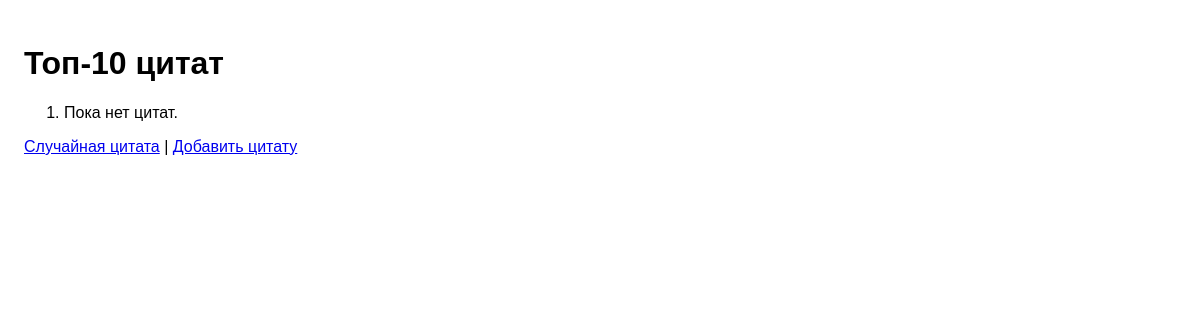
The app's page /top/, older data.
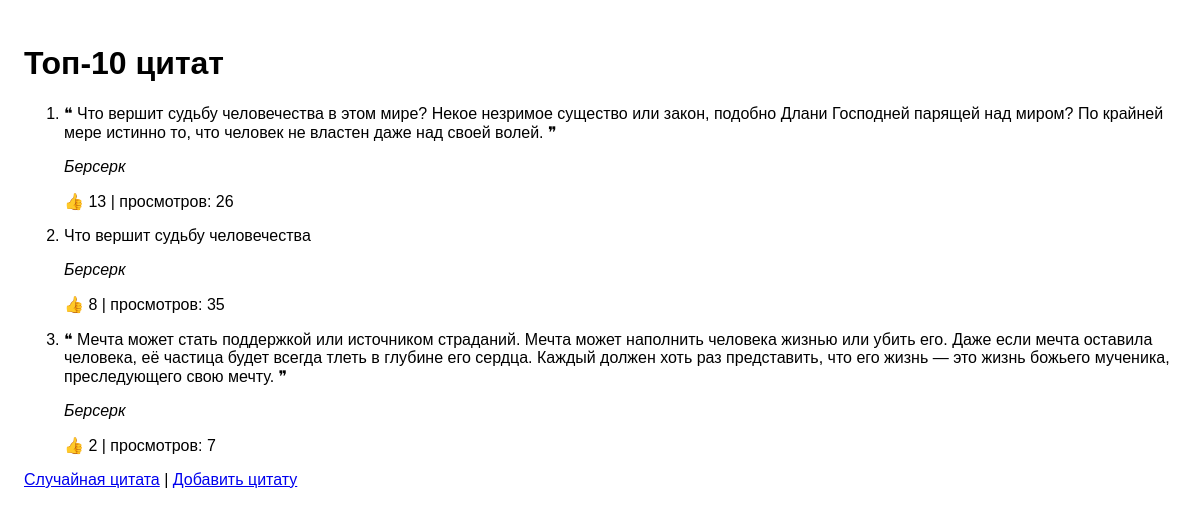
The same page, newer data.
### quotes/models.py (models this page shows, shortened)
class Quote(models.Model):
    source = models.ForeignKey(Source, on_delete=models.CASCADE, related_name='quotes')
    text = models.TextField()
    weight = models.PositiveIntegerField(default=1)
    view_count = models.PositiveIntegerField(default=0)
    likes = models.PositiveIntegerField(default=0)
    dislikes = models.PositiveIntegerField(default=0)
    created_at = models.DateTimeField(auto_now_add=True)
    class Meta:
        unique_together = ('source', 'text')

class Source(models.Model):
    name = models.CharField(max_length=200, unique=True)

### quotes/views.py (the view)
# urls.py: path('top/', views.top_quotes, name='top'),
def top_quotes(request):
    top_list = Quote.objects.order_by('-likes')[:10]
    return render(request, 'quotes/top.html', {'top_list': top_list})

### quotes/templates/quotes/top.html (shortened to what this page needs)
<!DOCTYPE html>
<html lang="ru">
<head>
</head>
<body>
  <h1>Топ‑10 цитат</h1>
  <ol>
    {% for quote in top_list %}
      <li>
        <blockquote>{{ quote.text }}</blockquote>
        <p><em>{{ quote.source.name }}</em></p>
        <p>👍 {{ quote.likes }}  |  просмотров: {{ quote.view_count }}</p>
      </li>
    {% empty %}
      <li>Пока нет цитат.</li>
    {% endfor %}
  </ol>
  <p>
    <a href="{% url 'quotes:random' %}">Случайная цитата</a> |
    <a href="{% url 'quotes:add' %}">Добавить цитату</a>
  </p>
</body>
</html>

### quotes/templates/quotes/top.html (style rules this page uses)
body { font-family: sans-serif; padding: 1rem; }
blockquote { margin: 0.5rem 0; }
li { margin-bottom: 1rem; }

Row changes from the older to the newer data that the page shows:
added Quote: text "❝ Что вершит судьбу человечества в этом мире? Некое незримое существо или закон, подобно Длани Господней парящей над миром? По крайней мере истинно то, что человек не властен даже над своей волей. ❞", source.name "Берсерк", likes "13", view_count "26"
added Quote: text "Что вершит судьбу человечества", source.name "Берсерк", likes "8", view_count "35"
added Quote: text "❝ Мечта может стать поддержкой или источником страданий. Мечта может наполнить человека жизнью или убить его. Даже если мечта оставила человека, её частица будет всегда тлеть в глубине его сердца. Каждый должен хоть раз представить, что его жизнь — это жизнь божьего мученика, преследующего свою мечту. ❞", source.name "Берсерк", likes "2", view_count "7"
Text that changed along with them:
text no longer shown: "Пока нет цитат."
